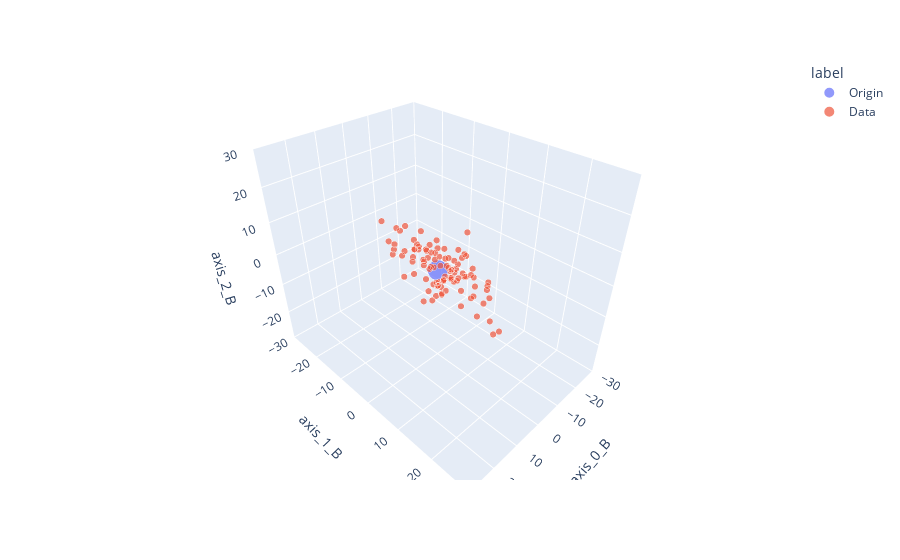

Notebook code for this chart:
### Code cell
force_size = np.full(len(Xr[:,0]),0.2)
force_size[0] = 2.0
dlabels=['Origin'] + ['Data' for i in yvs]
cols = {'axis_0_B' : Xr[:,0], 'axis_1_B' : Xr[:,1],'axis_2_B' : Xr[:,2], 'fs' : force_size, 'label' : dlabels}

df = pd.DataFrame(data=cols)

fig = px.scatter_3d(df,
                    range_x=[-30,30],range_y=[-30,30],range_z=[-30,30],
                    x='axis_0_B', y='axis_1_B', z='axis_2_B', size='fs',
                   color='label')
fig.show()
